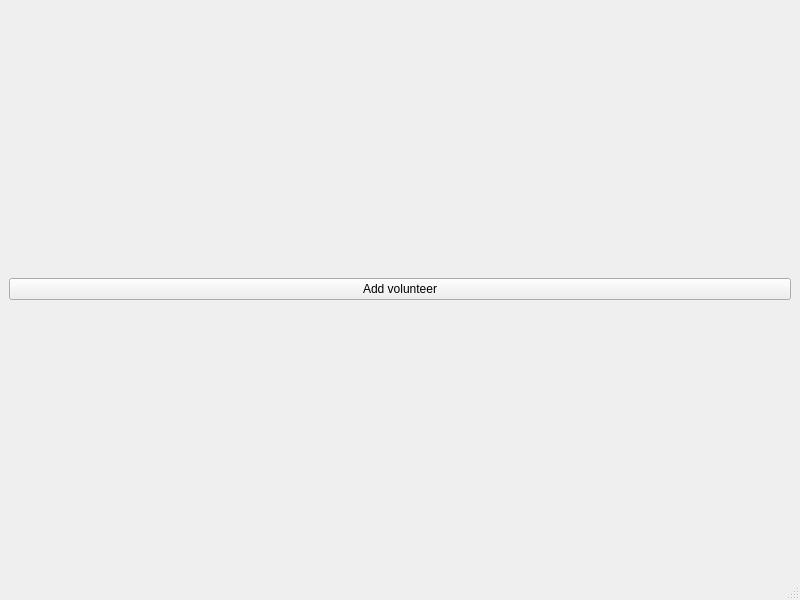
<?xml version="1.0" encoding="UTF-8"?>
<ui version="4.0">
 <class>MainWindow</class>
 <widget class="QMainWindow" name="MainWindow">
  <property name="geometry">
   <rect>
    <x>0</x>
    <y>0</y>
    <width>800</width>
    <height>600</height>
   </rect>
  </property>
  <property name="windowTitle">
   <string>MainWindow</string>
  </property>
  <widget class="QWidget" name="centralwidget">
   <layout class="QGridLayout" name="gridLayout">
    <item row="0" column="0">
     <widget class="QPushButton" name="add_volunteer">
      <property name="text">
       <string>Add volunteer</string>
      </property>
     </widget>
    </item>
   </layout>
  </widget>
  <widget class="QMenuBar" name="menubar">
   <property name="geometry">
    <rect>
     <x>0</x>
     <y>0</y>
     <width>800</width>
     <height>27</height>
    </rect>
   </property>
  </widget>
  <widget class="QStatusBar" name="statusbar"/>
 </widget>
 <resources/>
 <connections/>
</ui>
